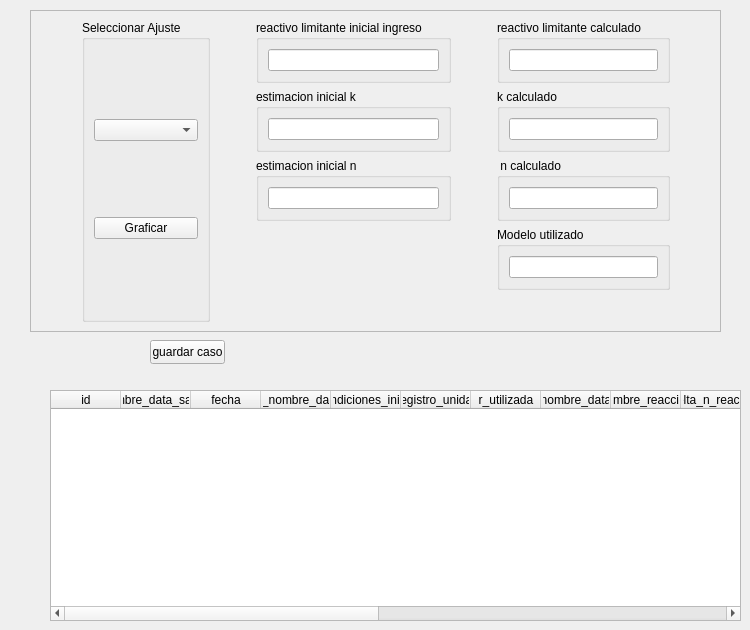
            <widget class="QWidget" name="mi_tab">
             <attribute name="title">
              <string>método integral</string>
             </attribute>
             <widget class="QFrame" name="modelamiento">
              <property name="geometry">
               <rect>
                <x>30</x>
                <y>10</y>
                <width>691</width>
                <height>322</height>
               </rect>
              </property>
              <property name="frameShape">
               <enum>QFrame::StyledPanel</enum>
              </property>
              <property name="frameShadow">
               <enum>QFrame::Raised</enum>
              </property>
              <layout class="QVBoxLayout" name="verticalLayout_14">
               <item>
                <layout class="QHBoxLayout" name="horizontalLayout_10">
                 <item>
                  <spacer name="horizontalSpacer_3">
                   <property name="orientation">
                    <enum>Qt::Horizontal</enum>
                   </property>
                   <property name="sizeHint" stdset="0">
                    <size>
                     <width>40</width>
                     <height>20</height>
                    </size>
                   </property>
                  </spacer>
                 </item>
                 <item>
                  <layout class="QHBoxLayout" name="horizontalLayout_44">
                   <item>
                    <widget class="QGroupBox" name="groupBox_5">
                     <property name="title">
                      <string>Seleccionar Ajuste</string>
                     </property>
                     <layout class="QVBoxLayout" name="verticalLayout_36">
                      <item>
                       <widget class="QComboBox" name="ajustar_modelo_box"/>
                      </item>
                      <item>
                       <widget class="QPushButton" name="graficar_btn">
                        <property name="text">
                         <string>Graficar</string>
                        </property>
                       </widget>
                      </item>
                     </layout>
                    </widget>
                   </item>
                   <item>
                    <spacer name="horizontalSpacer_5">
                     <property name="orientation">
                      <enum>Qt::Horizontal</enum>
                     </property>
                     <property name="sizeHint" stdset="0">
                      <size>
                       <width>40</width>
                       <height>20</height>
                      </size>
                     </property>
                    </spacer>
                   </item>
                   <item>
                    <layout class="QVBoxLayout" name="verticalLayout_37">
                     <item>
                      <widget class="QGroupBox" name="groupBox_6">
                       <property name="title">
                        <string>reactivo limitante inicial ingreso</string>
                       </property>
                       <layout class="QHBoxLayout" name="horizontalLayout_45">
                        <item>
                         <widget class="QLineEdit" name="reactivo_limitante_inicial_edit">
                          <property name="tabletTracking">
                           <bool>false</bool>
                          </property>
                          <property name="contextMenuPolicy">
                           <enum>Qt::DefaultContextMenu</enum>
                          </property>
                          <property name="toolTip">
                           <string extracomment="comentario aquí"/>
                          </property>
                          <property name="statusTip">
                           <string extracomment="cometario 2 aquí"/>
                          </property>
                          <property name="whatsThis">
                           <string extracomment="cometario 3 aquí"/>
                          </property>
                          <property name="text">
                           <string/>
                          </property>
                         </widget>
                        </item>
                       </layout>
                      </widget>
                     </item>
                     <item>
                      <widget class="QGroupBox" name="groupBox_7">
                       <property name="title">
                        <string>estimacion inicial k</string>
                       </property>
                       <layout class="QHBoxLayout" name="horizontalLayout_46">
                        <item>
                         <widget class="QLineEdit" name="estimacion_inicial_k_edit">
                          <property name="tabletTracking">
                           <bool>false</bool>
                          </property>
                          <property name="contextMenuPolicy">
                           <enum>Qt::DefaultContextMenu</enum>
                          </property>
                          <property name="toolTip">
                           <string extracomment="comentario aquí"/>
                          </property>
                          <property name="statusTip">
                           <string extracomment="cometario 2 aquí"/>
                          </property>
                          <property name="whatsThis">
                           <string extracomment="cometario 3 aquí"/>
                          </property>
                          <property name="text">
                           <string/>
                          </property>
                         </widget>
                        </item>
                       </layout>
                      </widget>
                     </item>
                     <item>
                      <widget class="QGroupBox" name="groupBox_8">
                       <property name="title">
                        <string>estimacion inicial n</string>
                       </property>
                       <layout class="QHBoxLayout" name="horizontalLayout_47">
                        <item>
                         <widget class="QLineEdit" name="estimacion_inicial_n_edit">
                          <property name="tabletTracking">
                           <bool>false</bool>
                          </property>
                          <property name="contextMenuPolicy">
                           <enum>Qt::DefaultContextMenu</enum>
                          </property>
                          <property name="toolTip">
                           <string extracomment="comentario aquí"/>
                          </property>
                          <property name="statusTip">
                           <string extracomment="cometario 2 aquí"/>
                          </property>
                          <property name="whatsThis">
                           <string extracomment="cometario 3 aquí"/>
                          </property>
                          <property name="text">
                           <string/>
                          </property>
                         </widget>
                        </item>
                       </layout>
                      </widget>
                     </item>
                     <item>
                      <spacer name="verticalSpacer">
                       <property name="orientation">
                        <enum>Qt::Vertical</enum>
                       </property>
                       <property name="sizeHint" stdset="0">
                        <size>
                         <width>20</width>
                         <height>40</height>
                        </size>
                       </property>
                      </spacer>
                     </item>
                    </layout>
                   </item>
                   <item>
                    <spacer name="horizontalSpacer_6">
                     <property name="orientation">
                      <enum>Qt::Horizontal</enum>
                     </property>
                     <property name="sizeHint" stdset="0">
                      <size>
                       <width>40</width>
                       <height>20</height>
                      </size>
                     </property>
                    </spacer>
                   </item>
                   <item>
                    <layout class="QVBoxLayout" name="verticalLayout_38">
                     <item>
                      <widget class="QGroupBox" name="groupBox_9">
                       <property name="title">
                        <string>reactivo limitante calculado</string>
                       </property>
                       <layout class="QHBoxLayout" name="horizontalLayout_48">
                        <item>
                         <widget class="QLineEdit" name="reactivo_limitante_calculado">
                          <property name="tabletTracking">
                           <bool>false</bool>
                          </property>
                          <property name="contextMenuPolicy">
                           <enum>Qt::DefaultContextMenu</enum>
                          </property>
                          <property name="toolTip">
                           <string extracomment="comentario aquí"/>
                          </property>
                          <property name="statusTip">
                           <string extracomment="cometario 2 aquí"/>
                          </property>
                          <property name="whatsThis">
                           <string extracomment="cometario 3 aquí"/>
                          </property>
                          <property name="text">
                           <string/>
                          </property>
                         </widget>
                        </item>
                       </layout>
                      </widget>
                     </item>
                     <item>
                      <widget class="QGroupBox" name="groupBox_10">
                       <property name="title">
                        <string>k calculado</string>
                       </property>
                       <layout class="QHBoxLayout" name="horizontalLayout_49">
                        <item>
                         <widget class="QLineEdit" name="k_calculado">
                          <property name="tabletTracking">
                           <bool>false</bool>
                          </property>
                          <property name="contextMenuPolicy">
                           <enum>Qt::DefaultContextMenu</enum>
                          </property>
                          <property name="toolTip">
                           <string extracomment="comentario aquí"/>
                          </property>
                          <property name="statusTip">
                           <string extracomment="cometario 2 aquí"/>
                          </property>
                          <property name="whatsThis">
                           <string extracomment="cometario 3 aquí"/>
                          </property>
                          <property name="text">
                           <string/>
                          </property>
                         </widget>
                        </item>
                       </layout>
                      </widget>
                     </item>
                     <item>
                      <widget class="QGroupBox" name="groupBox_11">
                       <property name="title">
                        <string> n calculado</string>
                       </property>
                       <layout class="QHBoxLayout" name="horizontalLayout_50">
                        <item>
                         <widget class="QLineEdit" name="n_calculado">
                          <property name="tabletTracking">
                           <bool>false</bool>
                          </property>
                          <property name="contextMenuPolicy">
                           <enum>Qt::DefaultContextMenu</enum>
                          </property>
                          <property name="toolTip">
                           <string extracomment="comentario aquí"/>
                          </property>
                          <property name="statusTip">
                           <string extracomment="cometario 2 aquí"/>
                          </property>
                          <property name="whatsThis">
                           <string extracomment="cometario 3 aquí"/>
                          </property>
                          <property name="text">
                           <string/>
                          </property>
                         </widget>
                        </item>
                       </layout>
                      </widget>
                     </item>
                     <item>
                      <widget class="QGroupBox" name="groupBox_12">
                       <property name="title">
                        <string>Modelo utilizado</string>
                       </property>
                       <layout class="QHBoxLayout" name="horizontalLayout_51">
                        <item>
                         <widget class="QLineEdit" name="modelo_utilizado">
                          <property name="tabletTracking">
                           <bool>false</bool>
                          </property>
                          <property name="contextMenuPolicy">
                           <enum>Qt::DefaultContextMenu</enum>
                          </property>
                          <property name="toolTip">
                           <string extracomment="comentario aquí"/>
                          </property>
                          <property name="statusTip">
                           <string extracomment="cometario 2 aquí"/>
                          </property>
                          <property name="whatsThis">
                           <string extracomment="cometario 3 aquí"/>
                          </property>
                          <property name="text">
                           <string/>
                          </property>
                         </widget>
                        </item>
                       </layout>
                      </widget>
                     </item>
                     <item>
                      <spacer name="verticalSpacer_2">
                       <property name="orientation">
                        <enum>Qt::Vertical</enum>
                       </property>
                       <property name="sizeHint" stdset="0">
                        <size>
                         <width>20</width>
                         <height>40</height>
                        </size>
                       </property>
                      </spacer>
                     </item>
                    </layout>
                   </item>
                  </layout>
                 </item>
                 <item>
                  <spacer name="horizontalSpacer_4">
                   <property name="orientation">
                    <enum>Qt::Horizontal</enum>
                   </property>
                   <property name="sizeHint" stdset="0">
                    <size>
                     <width>40</width>
                     <height>20</height>
                    </size>
                   </property>
                  </spacer>
                 </item>
                </layout>
               </item>
              </layout>
             </widget>
             <widget class="QTableWidget" name="datos_salida_tabla">
              <property name="geometry">
               <rect>
                <x>50</x>
                <y>390</y>
                <width>691</width>
                <height>231</height>
               </rect>
              </property>
              <property name="focusPolicy">
               <enum>Qt::NoFocus</enum>
              </property>
              <property name="showGrid">
               <bool>false</bool>
              </property>
              <attribute name="horizontalHeaderMinimumSectionSize">
               <number>50</number>
              </attribute>
              <attribute name="horizontalHeaderDefaultSectionSize">
               <number>70</number>
              </attribute>
              <attribute name="horizontalHeaderStretchLastSection">
               <bool>true</bool>
              </attribute>
              <attribute name="verticalHeaderVisible">
               <bool>false</bool>
              </attribute>
              <column>
               <property name="text">
                <string>id</string>
               </property>
              </column>
              <column>
               <property name="text">
                <string>nombre_data_salida</string>
               </property>
              </column>
              <column>
               <property name="text">
                <string>fecha</string>
               </property>
              </column>
              <column>
               <property name="text">
                <string>id_nombre_data</string>
               </property>
              </column>
              <column>
               <property name="text">
                <string>id_condiciones_iniciales</string>
               </property>
              </column>
              <column>
               <property name="text">
                <string>id_registro_unidades</string>
               </property>
              </column>
              <column>
               <property name="text">
                <string>r_utilizada</string>
               </property>
              </column>
              <column>
               <property name="text">
                <string>nombre_data</string>
               </property>
              </column>
              <column>
               <property name="text">
                <string>nombre_reaccion</string>
               </property>
              </column>
              <column>
               <property name="text">
                <string>delta_n_reaccion</string>
               </property>
              </column>
              <column>
               <property name="text">
                <string>epsilon_reactivo_limitante</string>
               </property>
              </column>
              <column>
               <property name="text">
                <string>tipo_especie</string>
               </property>
              </column>
              <column>
               <property name="text">
                <string>especie_quimica</string>
               </property>
              </column>
              <column>
               <property name="text">
                <string>constante_cinetica</string>
               </property>
              </column>
              <column>
               <property name="text">
                <string>orden_reaccion</string>
               </property>
              </column>
              <column>
               <property name="text">
                <string>modelo_cinetico</string>
               </property>
              </column>
              <column>
               <property name="text">
                <string>tipo_calculo</string>
               </property>
              </column>
              <column>
               <property name="text">
                <string>energia_activacion</string>
               </property>
              </column>
              <column>
               <property name="text">
                <string>detalles</string>
               </property>
              </column>
             </widget>
             <widget class="QPushButton" name="guardar_caso_btn">
              <property name="geometry">
               <rect>
                <x>150</x>
                <y>340</y>
                <width>75</width>
                <height>24</height>
               </rect>
              </property>
              <property name="text">
               <string>guardar caso</string>
              </property>
             </widget>
            </widget>
